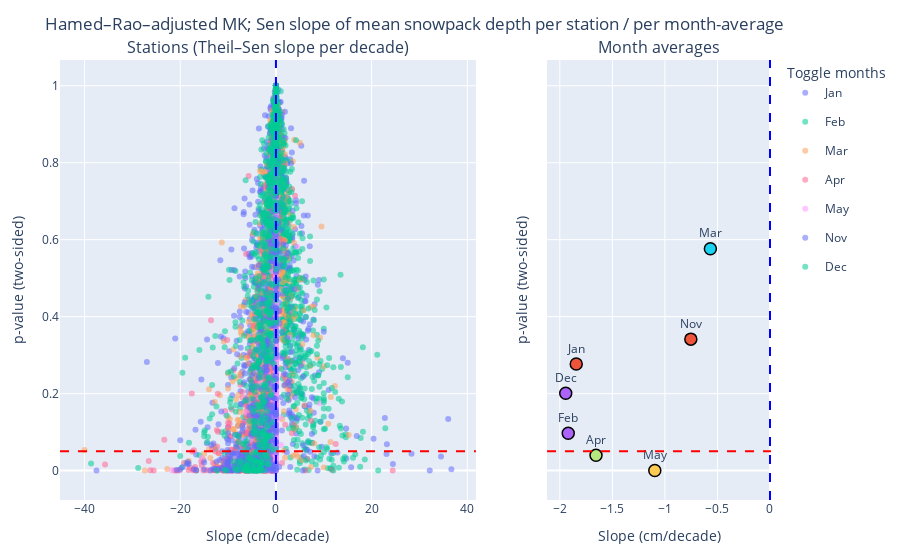

Here is the notebook cell this chart was saved with:
### Markdown cell above
### Month Trends

### Code cell
from Scripts.figures import month_trends_fig
month_fig = month_trends_fig(typical_station_month,avg_month)
month_fig

### Figure 1 — Plotly figure (JSON) as saved in the notebook; plotly's stock layout.template omitted (floating-point values rounded to 4 significant figures; data arrays with more than 128 entries replaced by an {"elided": "..."} marker saying what was removed)
{"data": [{"hovertemplate": "<b>%{text}</b><br>Slope: %{x:.2f} cm/decade<br>p: %{y:.3f}<extra></extra>", "legendgroup": "Jan", "marker": {"opacity": 0.55, "size": 6}, "mode": "markers", "name": "Jan", "showlegend": true, "text": {"elided": "781 str values"}, "type": "scatter", "x": {"elided": "781 float values"}, "xaxis": "x", "y": {"elided": "781 float values"}, "yaxis": "y"}, {"hovertemplate": "<b>%{text}</b><br>Avg slope: %{x:.2f} cm/decade<br>p: %{y:.3f}<extra></extra>", "legendgroup": "Jan", "marker": {"line": {"color": "black", "width": 1.5}, "size": 12}, "mode": "markers+text", "name": "Jan", "showlegend": false, "text": ["Jan"], "textposition": "top center", "type": "scatter", "x": [-1.844], "xaxis": "x2", "y": [0.2767], "yaxis": "y2"}, {"hovertemplate": "<b>%{text}</b><br>Slope: %{x:.2f} cm/decade<br>p: %{y:.3f}<extra></extra>", "legendgroup": "Feb", "marker": {"opacity": 0.55, "size": 6}, "mode": "markers", "name": "Feb", "showlegend": true, "text": {"elided": "781 str values"}, "type": "scatter", "x": {"elided": "781 float values"}, "xaxis": "x", "y": {"elided": "781 float values"}, "yaxis": "y"}, {"hovertemplate": "<b>%{text}</b><br>Avg slope: %{x:.2f} cm/decade<br>p: %{y:.3f}<extra></extra>", "legendgroup": "Feb", "marker": {"line": {"color": "black", "width": 1.5}, "size": 12}, "mode": "markers+text", "name": "Feb", "showlegend": false, "text": ["Feb"], "textposition": "top center", "type": "scatter", "x": [-1.92], "xaxis": "x2", "y": [0.09692], "yaxis": "y2"}, {"hovertemplate": "<b>%{text}</b><br>Slope: %{x:.2f} cm/decade<br>p: %{y:.3f}<extra></extra>", "legendgroup": "Mar", "marker": {"opacity": 0.55, "size": 6}, "mode": "markers", "name": "Mar", "showlegend": true, "text": {"elided": "783 str values"}, "type": "scatter", "x": {"elided": "783 float values"}, "xaxis": "x", "y": {"elided": "783 float values"}, "yaxis": "y"}, {"hovertemplate": "<b>%{text}</b><br>Avg slope: %{x:.2f} cm/decade<br>p: %{y:.3f}<extra></extra>", "legendgroup": "Mar", "marker": {"line": {"color": "black", "width": 1.5}, "size": 12}, "mode": "markers+text", "name": "Mar", "showlegend": false, "text": ["Mar"], "textposition": "top center", "type": "scatter", "x": [-0.5673], "xaxis": "x2", "y": [0.5763], "yaxis": "y2"}, {"hovertemplate": "<b>%{text}</b><br>Slope: %{x:.2f} cm/decade<br>p: %{y:.3f}<extra></extra>", "legendgroup": "Apr", "marker": {"opacity": 0.55, "size": 6}, "mode": "markers", "name": "Apr", "showlegend": true, "text": {"elided": "767 str values"}, "type": "scatter", "x": {"elided": "767 float values"}, "xaxis": "x", "y": {"elided": "767 float values"}, "yaxis": "y"}, {"hovertemplate": "<b>%{text}</b><br>Avg slope: %{x:.2f} cm/decade<br>p: %{y:.3f}<extra></extra>", "legendgroup": "Apr", "marker": {"line": {"color": "black", "width": 1.5}, "size": 12}, "mode": "markers+text", "name": "Apr", "showlegend": false, "text": ["Apr"], "textposition": "top center", "type": "scatter", "x": [-1.656], "xaxis": "x2", "y": [0.03949], "yaxis": "y2"}, {"hovertemplate": "<b>%{text}</b><br>Slope: %{x:.2f} cm/decade<br>p: %{y:.3f}<extra></extra>", "legendgroup": "May", "marker": {"opacity": 0.55, "size": 6}, "mode": "markers", "name": "May", "showlegend": true, "text": {"elided": "667 str values"}, "type": "scatter", "x": {"elided": "667 float values"}, "xaxis": "x", "y": {"elided": "667 float values"}, "yaxis": "y"}, {"hovertemplate": "<b>%{text}</b><br>Avg slope: %{x:.2f} cm/decade<br>p: %{y:.3f}<extra></extra>", "legendgroup": "May", "marker": {"line": {"color": "black", "width": 1.5}, "size": 12}, "mode": "markers+text", "name": "May", "showlegend": false, "text": ["May"], "textposition": "top center", "type": "scatter", "x": [-1.096], "xaxis": "x2", "y": [0.0001185], "yaxis": "y2"}, {"hovertemplate": "<b>%{text}</b><br>Slope: %{x:.2f} cm/decade<br>p: %{y:.3f}<extra></extra>", "legendgroup": "Nov", "marker": {"opacity": 0.55, "size": 6}, "mode": "markers", "name": "Nov", "showlegend": true, "text": {"elided": "755 str values"}, "type": "scatter", "x": {"elided": "755 float values"}, "xaxis": "x", "y": {"elided": "755 float values"}, "yaxis": "y"}, {"hovertemplate": "<b>%{text}</b><br>Avg slope: %{x:.2f} cm/decade<br>p: %{y:.3f}<extra></extra>", "legendgroup": "Nov", "marker": {"line": {"color": "black", "width": 1.5}, "size": 12}, "mode": "markers+text", "name": "Nov", "showlegend": false, "text": ["Nov"], "textposition": "top center", "type": "scatter", "x": [-0.7534], "xaxis": "x2", "y": [0.3415], "yaxis": "y2"}, {"hovertemplate": "<b>%{text}</b><br>Slope: %{x:.2f} cm/decade<br>p: %{y:.3f}<extra></extra>", "legendgroup": "Dec", "marker": {"opacity": 0.55, "size": 6}, "mode": "markers", "name": "Dec", "showlegend": true, "text": {"elided": "775 str values"}, "type": "scatter", "x": {"elided": "775 float values"}, "xaxis": "x", "y": {"elided": "775 float values"}, "yaxis": "y"}, {"hovertemplate": "<b>%{text}</b><br>Avg slope: %{x:.2f} cm/decade<br>p: %{y:.3f}<extra></extra>", "legendgroup": "Dec", "marker": {"line": {"color": "black", "width": 1.5}, "size": 12}, "mode": "markers+text", "name": "Dec", "showlegend": false, "text": ["Dec"], "textposition": "top center", "type": "scatter", "x": [-1.944], "xaxis": "x2", "y": [0.201], "yaxis": "y2"}], "layout": {"annotations": [{"font": {"size": 16}, "showarrow": false, "text": "Stations (Theil–Sen slope per decade)", "x": 0.2925, "xanchor": "center", "xref": "paper", "y": 1, "yanchor": "bottom", "yref": "paper"}, {"font": {"size": 16}, "showarrow": false, "text": "Month averages", "x": 0.8425, "xanchor": "center", "xref": "paper", "y": 1, "yanchor": "bottom", "yref": "paper"}], "legend": {"groupclick": "togglegroup", "title": {"text": "Toggle months"}}, "margin": {"b": 60, "l": 60, "r": 20, "t": 60}, "shapes": [{"line": {"color": "red", "dash": "dash"}, "type": "line", "x0": 0, "x1": 1, "xref": "x domain", "y0": 0.05, "y1": 0.05, "yref": "y"}, {"line": {"color": "blue", "dash": "dash"}, "type": "line", "x0": 0, "x1": 0, "xref": "x", "y0": 0, "y1": 1, "yref": "y domain"}, {"line": {"color": "red", "dash": "dash"}, "type": "line", "x0": 0, "x1": 1, "xref": "x2 domain", "y0": 0.05, "y1": 0.05, "yref": "y2"}, {"line": {"color": "blue", "dash": "dash"}, "type": "line", "x0": 0, "x1": 0, "xref": "x2", "y0": 0, "y1": 1, "yref": "y2 domain"}], "title": {"text": "Hamed–Rao–adjusted MK; Sen slope of mean snowpack depth per station / per month-average"}, "xaxis": {"anchor": "y", "domain": [0, 0.585], "title": {"text": "Slope (cm/decade)"}}, "xaxis2": {"anchor": "y2", "domain": [0.685, 1], "title": {"text": "Slope (cm/decade)"}}, "yaxis": {"anchor": "x", "domain": [0, 1], "title": {"text": "p-value (two-sided)"}}, "yaxis2": {"anchor": "x2", "domain": [0, 1], "matches": "y", "showticklabels": false, "title": {"text": "p-value (two-sided)"}}}}
